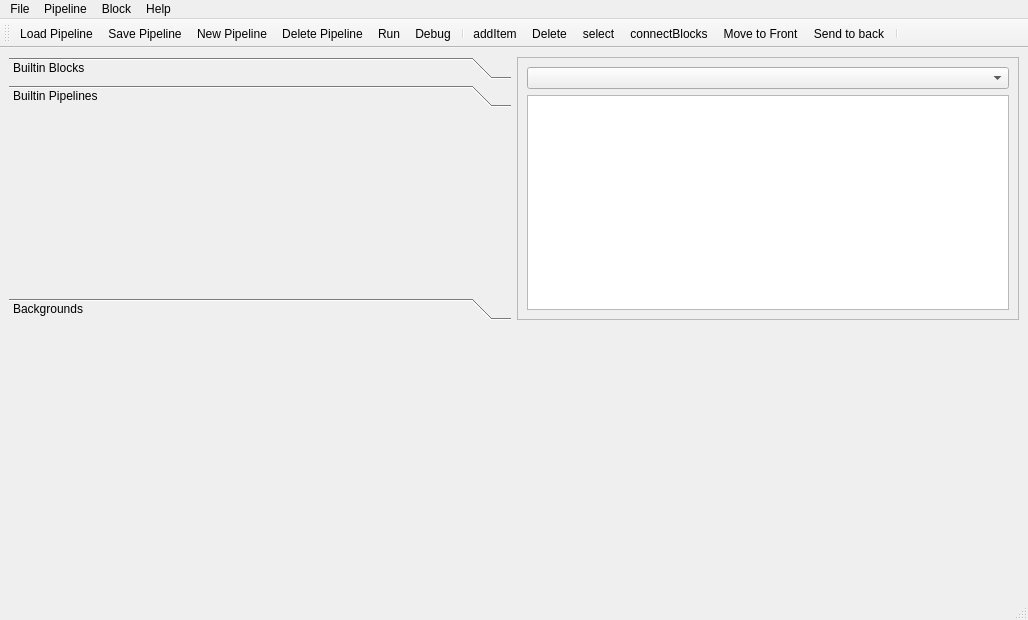
<?xml version="1.0" encoding="UTF-8"?>
<ui version="4.0">
 <class>ImagePypelines</class>
 <widget class="QMainWindow" name="ImagePypelines">
  <property name="geometry">
   <rect>
    <x>0</x>
    <y>0</y>
    <width>1028</width>
    <height>620</height>
   </rect>
  </property>
  <property name="windowTitle">
   <string>MainWindow</string>
  </property>
  <widget class="QWidget" name="centralwidget">
   <layout class="QVBoxLayout" name="verticalLayout">
    <item>
     <widget class="QWidget" name="graphicswidget" native="true">
      <layout class="QHBoxLayout" name="horizontalLayout">
       <property name="leftMargin">
        <number>0</number>
       </property>
       <property name="topMargin">
        <number>0</number>
       </property>
       <property name="rightMargin">
        <number>0</number>
       </property>
       <property name="bottomMargin">
        <number>0</number>
       </property>
       <item>
        <widget class="QToolBox" name="toolBox">
         <property name="sizePolicy">
          <sizepolicy hsizetype="Preferred" vsizetype="Preferred">
           <horstretch>0</horstretch>
           <verstretch>0</verstretch>
          </sizepolicy>
         </property>
         <property name="minimumSize">
          <size>
           <width>200</width>
           <height>0</height>
          </size>
         </property>
         <property name="currentIndex">
          <number>1</number>
         </property>
         <widget class="QWidget" name="blockBox">
          <property name="geometry">
           <rect>
            <x>0</x>
            <y>0</y>
            <width>500</width>
            <height>157</height>
           </rect>
          </property>
          <attribute name="label">
           <string>Builtin Blocks</string>
          </attribute>
         </widget>
         <widget class="QWidget" name="pipelineBox">
          <property name="geometry">
           <rect>
            <x>0</x>
            <y>0</y>
            <width>500</width>
            <height>157</height>
           </rect>
          </property>
          <attribute name="label">
           <string>Builtin Pipelines</string>
          </attribute>
         </widget>
         <widget class="QWidget" name="backgroundBox">
          <property name="geometry">
           <rect>
            <x>0</x>
            <y>0</y>
            <width>500</width>
            <height>157</height>
           </rect>
          </property>
          <attribute name="label">
           <string>Backgrounds</string>
          </attribute>
         </widget>
        </widget>
       </item>
       <item>
        <widget class="QFrame" name="frame">
         <property name="frameShape">
          <enum>QFrame::StyledPanel</enum>
         </property>
         <property name="frameShadow">
          <enum>QFrame::Raised</enum>
         </property>
         <layout class="QVBoxLayout" name="verticalLayout_2">
          <item>
           <widget class="QComboBox" name="pipelineSelector"/>
          </item>
          <item>
           <widget class="QGraphicsView" name="graphicsView"/>
          </item>
         </layout>
        </widget>
       </item>
      </layout>
     </widget>
    </item>
    <item>
     <widget class="QtInterpreter" name="interpwidget" native="true">
      <property name="sizePolicy">
       <sizepolicy hsizetype="Preferred" vsizetype="MinimumExpanding">
        <horstretch>0</horstretch>
        <verstretch>0</verstretch>
       </sizepolicy>
      </property>
      <property name="minimumSize">
       <size>
        <width>0</width>
        <height>200</height>
       </size>
      </property>
     </widget>
    </item>
   </layout>
  </widget>
  <widget class="QMenuBar" name="menubar">
   <property name="geometry">
    <rect>
     <x>0</x>
     <y>0</y>
     <width>1028</width>
     <height>26</height>
    </rect>
   </property>
   <widget class="QMenu" name="menuFile">
    <property name="title">
     <string>File</string>
    </property>
    <addaction name="actionExit"/>
    <addaction name="separator"/>
   </widget>
   <widget class="QMenu" name="menuPipeline">
    <property name="title">
     <string>Pipeline</string>
    </property>
    <addaction name="actionLoad_Pipeline"/>
    <addaction name="actionSave_Pipeline"/>
    <addaction name="actionNewPipeline"/>
    <addaction name="actionDelete_Pipeline"/>
    <addaction name="separator"/>
    <addaction name="actionRun"/>
   </widget>
   <widget class="QMenu" name="menuBlock">
    <property name="title">
     <string>Block</string>
    </property>
    <addaction name="actionMove_to_Front"/>
    <addaction name="actionSend_to_back"/>
    <addaction name="actionconnectBlocks"/>
    <addaction name="actionaddItem"/>
   </widget>
   <widget class="QMenu" name="menuHelp">
    <property name="title">
     <string>Help</string>
    </property>
    <addaction name="actionAbout"/>
   </widget>
   <addaction name="menuFile"/>
   <addaction name="menuPipeline"/>
   <addaction name="menuBlock"/>
   <addaction name="menuHelp"/>
  </widget>
  <widget class="QStatusBar" name="statusbar"/>
  <widget class="QToolBar" name="toolBar">
   <property name="windowTitle">
    <string>toolBar</string>
   </property>
   <attribute name="toolBarArea">
    <enum>TopToolBarArea</enum>
   </attribute>
   <attribute name="toolBarBreak">
    <bool>false</bool>
   </attribute>
   <addaction name="actionLoad_Pipeline"/>
   <addaction name="actionSave_Pipeline"/>
   <addaction name="actionNewPipeline"/>
   <addaction name="actionDelete_Pipeline"/>
   <addaction name="actionRun"/>
   <addaction name="actionDebug"/>
   <addaction name="separator"/>
   <addaction name="actionaddItem"/>
   <addaction name="actionDelete"/>
   <addaction name="actionselect"/>
   <addaction name="actionconnectBlocks"/>
   <addaction name="actionMove_to_Front"/>
   <addaction name="actionSend_to_back"/>
   <addaction name="separator"/>
  </widget>
  <action name="actionExit">
   <property name="icon">
    <iconset resource="diagramscene.qrc">
     <normaloff>:/images/exit.png</normaloff>:/images/exit.png</iconset>
   </property>
   <property name="text">
    <string>Exit</string>
   </property>
   <property name="toolTip">
    <string>Close the application.</string>
   </property>
  </action>
  <action name="actionDelete">
   <property name="icon">
    <iconset resource="diagramscene.qrc">
     <normaloff>:/images/delete.png</normaloff>:/images/delete.png</iconset>
   </property>
   <property name="text">
    <string>Delete</string>
   </property>
   <property name="toolTip">
    <string>Delete the selected item(s)</string>
   </property>
  </action>
  <action name="actionconnectBlocks">
   <property name="icon">
    <iconset resource="diagramscene.qrc">
     <normaloff>:/images/linepointer.png</normaloff>:/images/linepointer.png</iconset>
   </property>
   <property name="text">
    <string>connectBlocks</string>
   </property>
   <property name="toolTip">
    <string>Connect two items</string>
   </property>
  </action>
  <action name="actionaddItem">
   <property name="icon">
    <iconset resource="diagramscene.qrc">
     <normaloff>:/images/addpipeline.png</normaloff>:/images/addpipeline.png</iconset>
   </property>
   <property name="text">
    <string>addItem</string>
   </property>
   <property name="toolTip">
    <string>Add a blank block</string>
   </property>
  </action>
  <action name="actionRun">
   <property name="icon">
    <iconset resource="diagramscene.qrc">
     <normaloff>:/images/run.png</normaloff>:/images/run.png</iconset>
   </property>
   <property name="text">
    <string>Run</string>
   </property>
   <property name="toolTip">
    <string>Run the active pipeline</string>
   </property>
   <property name="shortcut">
    <string>F5</string>
   </property>
  </action>
  <action name="actionselect">
   <property name="icon">
    <iconset resource="diagramscene.qrc">
     <normaloff>:/images/select.png</normaloff>:/images/select.png</iconset>
   </property>
   <property name="text">
    <string>select</string>
   </property>
   <property name="toolTip">
    <string>Select Mode</string>
   </property>
  </action>
  <action name="actionNewPipeline">
   <property name="icon">
    <iconset resource="diagramscene.qrc">
     <normaloff>:/images/addpipeline.png</normaloff>:/images/addpipeline.png</iconset>
   </property>
   <property name="text">
    <string>New Pipeline</string>
   </property>
   <property name="shortcut">
    <string>Ctrl+N</string>
   </property>
  </action>
  <action name="actionMove_to_Front">
   <property name="icon">
    <iconset resource="diagramscene.qrc">
     <normaloff>:/images/bringtofront.png</normaloff>:/images/bringtofront.png</iconset>
   </property>
   <property name="text">
    <string>Move to Front</string>
   </property>
   <property name="toolTip">
    <string>Move item to the front</string>
   </property>
  </action>
  <action name="actionSend_to_back">
   <property name="icon">
    <iconset resource="diagramscene.qrc">
     <normaloff>:/images/sendtoback.png</normaloff>:/images/sendtoback.png</iconset>
   </property>
   <property name="text">
    <string>Send to back</string>
   </property>
   <property name="toolTip">
    <string>Send item to the back</string>
   </property>
  </action>
  <action name="actionAbout">
   <property name="icon">
    <iconset resource="diagramscene.qrc">
     <normaloff>:/images/about.png</normaloff>:/images/about.png</iconset>
   </property>
   <property name="text">
    <string>About</string>
   </property>
   <property name="shortcut">
    <string>Ctrl+H</string>
   </property>
  </action>
  <action name="actionDelete_Pipeline">
   <property name="icon">
    <iconset resource="diagramscene.qrc">
     <normaloff>:/images/delete.png</normaloff>:/images/delete.png</iconset>
   </property>
   <property name="text">
    <string>Delete Pipeline</string>
   </property>
   <property name="toolTip">
    <string>Delete a Pipeline</string>
   </property>
  </action>
  <action name="actionDebug">
   <property name="icon">
    <iconset resource="diagramscene.qrc">
     <normaloff>:/images/bug.png</normaloff>:/images/bug.png</iconset>
   </property>
   <property name="text">
    <string>Debug</string>
   </property>
  </action>
  <action name="actionLoad_Pipeline">
   <property name="icon">
    <iconset resource="diagramscene.qrc">
     <normaloff>:/images/load.png</normaloff>:/images/load.png</iconset>
   </property>
   <property name="text">
    <string>Load Pipeline</string>
   </property>
   <property name="shortcut">
    <string>Ctrl+O</string>
   </property>
  </action>
  <action name="actionSave_Pipeline">
   <property name="icon">
    <iconset resource="diagramscene.qrc">
     <normaloff>:/images/save.png</normaloff>:/images/save.png</iconset>
   </property>
   <property name="text">
    <string>Save Pipeline</string>
   </property>
   <property name="shortcut">
    <string>Ctrl+S</string>
   </property>
  </action>
 </widget>
 <customwidgets>
  <customwidget>
   <class>QtInterpreter</class>
   <extends>QWidget</extends>
   <header>QtInterpreter</header>
   <container>1</container>
  </customwidget>
 </customwidgets>
 <resources>
  <include location="diagramscene.qrc"/>
 </resources>
 <connections/>
</ui>
